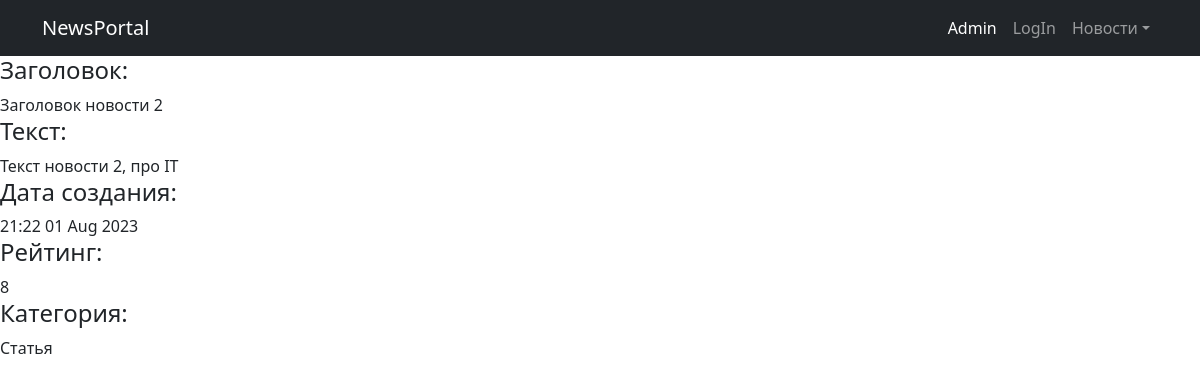
/2, run on the app's committed database.
### News/models.py (models this page shows, shortened)
class Post(models.Model):
    NEWS = 'NW'
    ARTICLE = 'AR'
    CATEGORY_CHOICES = (
        (NEWS, "Новость"),
        (ARTICLE, 'Статья'),
    )
    dateCreation = models.DateTimeField(auto_now_add=True)
    categoryType = models.CharField(max_length=2, choices=CATEGORY_CHOICES, default=ARTICLE)
    author = models.ForeignKey(Author, on_delete=models.CASCADE, related_name='posts')
    postCategory = models.ManyToManyField(Category, through='PostCategory')
    title = models.CharField(max_length=128)
    text = models.TextField()
    rating = models.SmallIntegerField(default=0)
    class Meta:
        verbose_name = 'Публикация'
        verbose_name_plural = 'Публикации'

### News/views.py (the view)
# urls.py: path('<int:pk>', PostDetail.as_view(), name='one_news'),
class PostDetail(DetailView):
    model = Post
    template_name = 'one_news.html'
    context_object_name = 'one_news'

### News/context_processors.py (called while the page is built)
def news_for_header(request):
    return {
        'news_for_header': Post.objects.order_by('-dateCreation')
    }

### News/templatetags/custom_filters.py (called while the page is built)
@register.filter()
def censorship(value):
    words = value.split()  # Разделяем текст на слова
    censored_words = []
    for word in words:
        if word.lower() in censor_words:  # для проверки приводим к нижнему регистру
            censored_words.append('*' * len(word))
        else:
            censored_words.append(word)
    return ' '.join(censored_words)  # Собираем обратно в текст

### templates/one_news.html (shortened to what this page needs)
{% extends 'flatpages/default.html' %}
{% load custom_filters %}
{% load custom_tags %}
{% block content %}
    <h4>Заголовок: </h4>{{ one_news.title|censorship }}</br>
    <h4>Текст: </h4>{{ one_news.text|censorship }}</br>
    <h4>Дата создания: </h4>{{ one_news.dateCreation|date:'H:i  d M Y' }}</br>
    <h4>Рейтинг: </h4>{{ one_news.rating }}</br>
    <h4>Категория: </h4>{{ one_news.get_categoryType_display }}</br>
{% endblock content %}

### data on the page
Post: title|censorship "Заголовок новости 2", text|censorship "Текст новости 2, про IT", dateCreation "21:22 01 Aug 2023", rating "8", categoryType "Статья"
